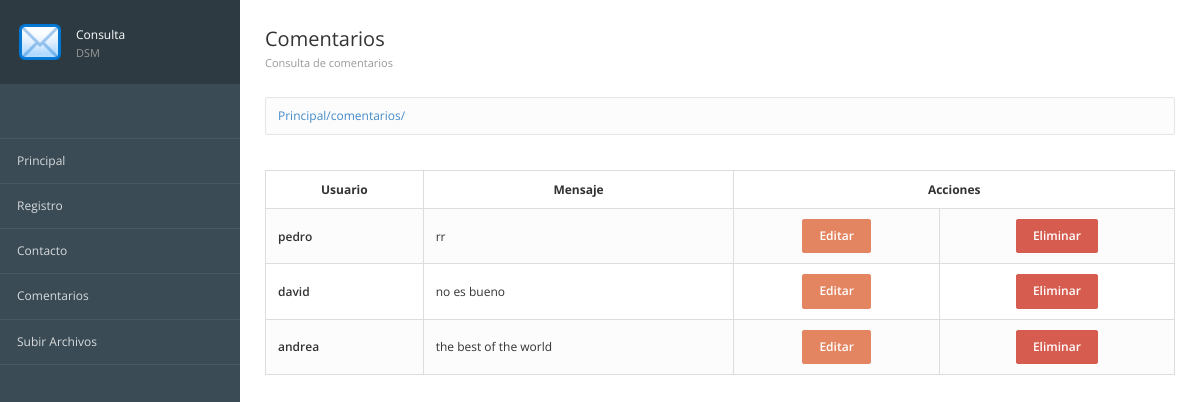
The page /comentarios/ on the database as committed earlier.
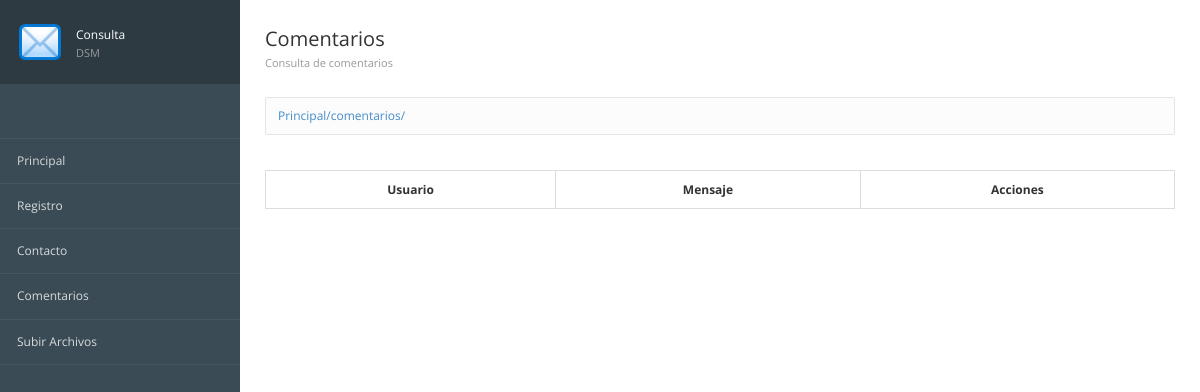
The same page on the database as committed later.
### registros/models.py (models this page shows, shortened)
class ComentarioContacto(models.Model):
    id = models.AutoField(primary_key=True,verbose_name="Clave")
    usuario = models.TextField(verbose_name="Alumno")
    mensaje = models.TextField(verbose_name="Comentario")
    created = models.DateTimeField(auto_now_add=True,verbose_name="Registrado")
    class Meta:
        verbose_name = "Comentario Contacto"
        verbose_name_plural = "Comentarios Contactos"
        ordering = ["-created"]

### registros/views.py (the view)
# urls.py: path('comentarios/',views_registros.ComentariosContacto, name ="consultarComentarios"),
def ComentariosContacto(request):
    comentarios=ComentarioContacto.objects.all()
    return render(request,'registros/consultarComentarios.html',{'comentarios':comentarios})

### registros/templates/registros/consultarComentarios.html (shortened to what this page needs)
{%extends "inicio/encabezado.html"%}
{%load static%}
{%block imagen%}
{%static 'inicio/images/correo.png'%}
{%endblock%}
{%block tituloMenu%}
Consulta<span>DSM</span>
{%endblock%}
{%block Encabezado%}
<div class="page-header">
  <div class="page-title">
    <h3>Comentarios
      <small>Consulta de comentarios</small></h3>
  </div>
</div>
{%endblock%}
{% block contenido%}
<table name= "comentarios" class="table table-bordered table-striped">
  <thead>
    <tr>
      <th style="text-align:center;">Usuario</th>
      <th style="text-align:center;">Mensaje</th>
      <th colspan="2" style="text-align:center;">Acciones</th>
    </tr>
  </thead>
  <tbody>
    {% for comentario in comentarios %}
    <tr>
      <td class="text-semibold">{{comentario.usuario}}</td>
      <td class="muted">{{comentario.mensaje}}</td>
      <td class="text-center"><a href="{%url 'consultarComentario' comentario.id%}"  class="btn btn-warning" >Editar</a></td>
      <td class="text-center"><a href="{%url 'Eliminar' comentario.id%}"  class="btn btn-danger" >Eliminar</a></td>
    </tr>
    {% endfor %}
  </tbody>
</table>
{%endblock%}

Rows that differ between the two databases and show on the page:
removed ComentarioContacto: usuario "pedro", mensaje "rr"
removed ComentarioContacto: usuario "david", mensaje "no es bueno"
removed ComentarioContacto: usuario "andrea", mensaje "the best of the world"
